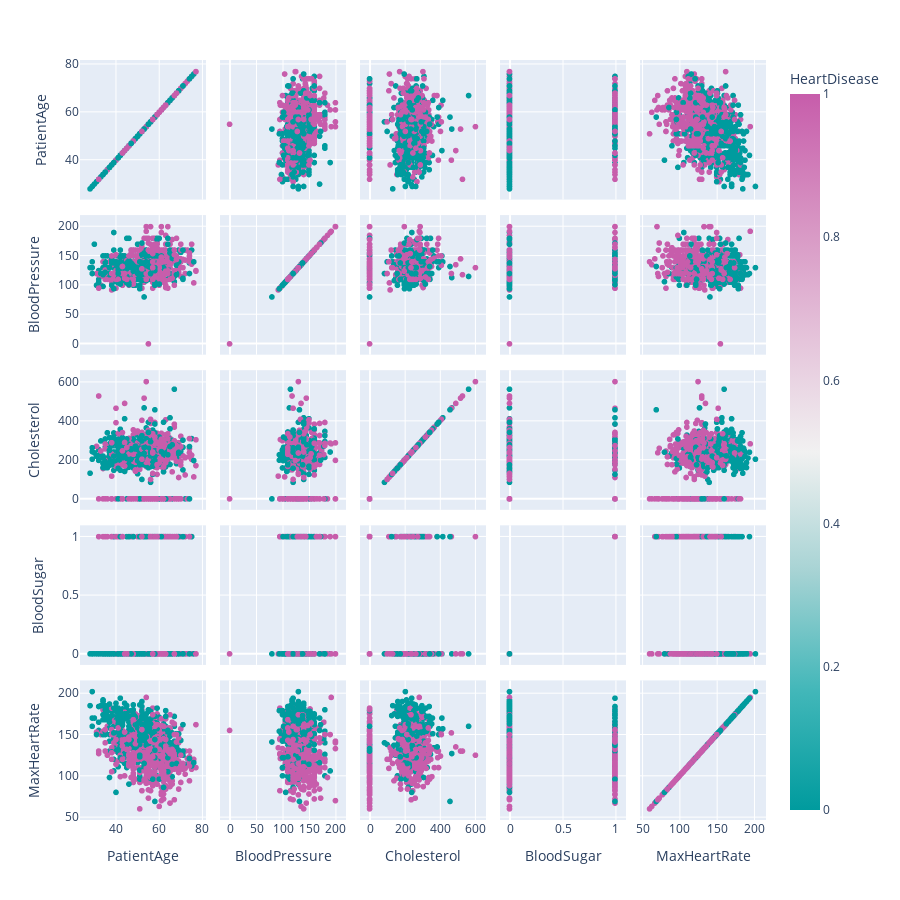

Notebook source saved alongside this figure:
### Code cell
# #Scatterplot matrix to spot outliers

# fig = px.scatter_matrix(heart, dimensions=
# ["PatientAge","BloodPressure","Cholesterol","BloodSugar","MaxHeartRate"],
# labels={col:col.replace('_', ' ') for col in heart.columns},           
# height=900, color="HeartDisease", color_continuous_scale=px.colors.diverging.Tropic)
# fig.show()

### Figure 1 — Plotly figure (JSON) as saved in the notebook; plotly's stock layout.template omitted (floating-point values rounded to 4 significant figures; data arrays with more than 128 entries replaced by an {"elided": "..."} marker saying what was removed)
{"data": [{"dimensions": [{"axis": {"matches": true}, "label": "PatientAge", "values": {"elided": "918 int values"}}, {"axis": {"matches": true}, "label": "BloodPressure", "values": {"elided": "918 int values"}}, {"axis": {"matches": true}, "label": "Cholesterol", "values": {"elided": "918 int values"}}, {"axis": {"matches": true}, "label": "BloodSugar", "values": {"elided": "918 int values"}}, {"axis": {"matches": true}, "label": "MaxHeartRate", "values": {"elided": "918 int values"}}], "hovertemplate": "%{xaxis.title.text}=%{x}<br>%{yaxis.title.text}=%{y}<br>HeartDisease=%{marker.color}<extra></extra>", "legendgroup": "", "marker": {"color": {"elided": "918 int values"}, "coloraxis": "coloraxis", "symbol": "circle"}, "name": "", "showlegend": false, "type": "splom"}], "layout": {"coloraxis": {"colorbar": {"title": {"text": "HeartDisease"}}, "colorscale": [[0, "rgb(0, 155, 158)"], [0.1667, "rgb(66, 183, 185)"], [0.3333, "rgb(167, 211, 212)"], [0.5, "rgb(241, 241, 241)"], [0.6667, "rgb(228, 193, 217)"], [0.8333, "rgb(214, 145, 193)"], [1, "rgb(199, 93, 171)"]]}, "dragmode": "select", "height": 900, "legend": {"tracegroupgap": 0}, "margin": {"t": 60}}}
